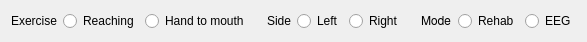
  <widget class="QWidget" name="layoutWidget">
   <property name="geometry">
    <rect>
     <x>10</x>
     <y>10</y>
     <width>587</width>
     <height>22</height>
    </rect>
   </property>
   <layout class="QHBoxLayout" name="horizontalLayout">
    <item>
     <widget class="QLabel" name="label_4">
      <property name="text">
       <string>Exercise</string>
      </property>
     </widget>
    </item>
    <item>
     <widget class="QRadioButton" name="radioButton_TypeOfExercise_Reaching">
      <property name="text">
       <string>Reaching</string>
      </property>
      <property name="checked">
       <bool>false</bool>
      </property>
     </widget>
    </item>
    <item>
     <widget class="QRadioButton" name="radioButton_TypeOfExercise_HandtoMouth">
      <property name="text">
       <string>Hand to mouth</string>
      </property>
      <property name="checked">
       <bool>false</bool>
      </property>
     </widget>
    </item>
    <item>
     <spacer name="horizontalSpacer">
      <property name="orientation">
       <enum>Qt::Horizontal</enum>
      </property>
      <property name="sizeHint" stdset="0">
       <size>
        <width>15</width>
        <height>20</height>
       </size>
      </property>
     </spacer>
    </item>
    <item>
     <widget class="QLabel" name="label_5">
      <property name="text">
       <string>Side</string>
      </property>
      <property name="alignment">
       <set>Qt::AlignCenter</set>
      </property>
     </widget>
    </item>
    <item>
     <widget class="QRadioButton" name="radioButton_SideLeft">
      <property name="text">
       <string>Left</string>
      </property>
      <property name="checked">
       <bool>false</bool>
      </property>
     </widget>
    </item>
    <item>
     <widget class="QRadioButton" name="radioButton_SideRight">
      <property name="text">
       <string>Right</string>
      </property>
     </widget>
    </item>
    <item>
     <spacer name="horizontalSpacer_2">
      <property name="orientation">
       <enum>Qt::Horizontal</enum>
      </property>
      <property name="sizeHint" stdset="0">
       <size>
        <width>15</width>
        <height>20</height>
       </size>
      </property>
     </spacer>
    </item>
    <item>
     <widget class="QLabel" name="label_3">
      <property name="font">
       <font>
        <family>FreeSans</family>
        <pointsize>9</pointsize>
        <bold>false</bold>
        <kerning>false</kerning>
       </font>
      </property>
      <property name="text">
       <string>Mode</string>
      </property>
     </widget>
    </item>
    <item>
     <widget class="QRadioButton" name="radioButton_RehabMode">
      <property name="text">
       <string>Rehab</string>
      </property>
     </widget>
    </item>
    <item>
     <widget class="QRadioButton" name="radioButton_EEGMode">
      <property name="text">
       <string>EEG</string>
      </property>
     </widget>
    </item>
   </layout>
  </widget>
